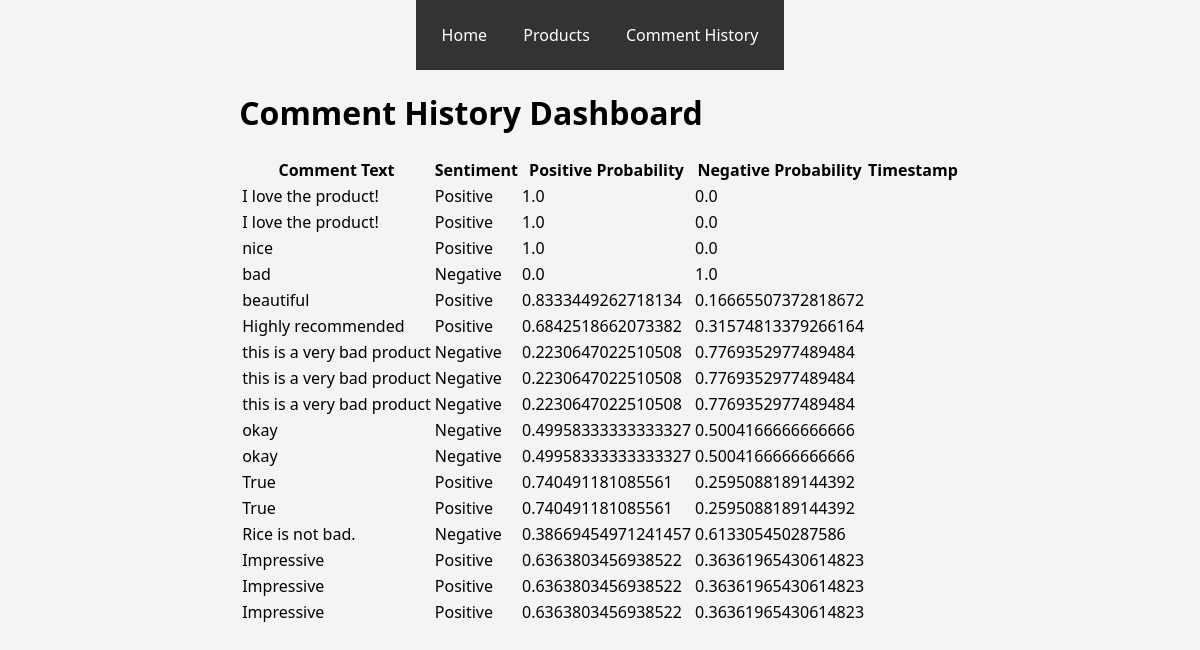
/comment_history/, run on the app's committed database.
### web_app/models.py (models this page shows, shortened)
class Comment(models.Model):
    comment_text = models.TextField()
    sentiment = models.CharField(max_length=255)
    probability_positive = models.FloatField()  # Adjust based on your model
    probability_negative = models.FloatField()  # Adjust based on your model

### web_app/views.py (the view)
# urls.py: path('comment_history/', views.comment_history, name='comment_history'),
def comment_history(request):
    comments = Comment.objects.all()
    return render(request, 'comment_history.html', {'comments': comments})

### web_app/templates/comment_history.html
{% extends 'base.html' %}
{% block content %}
<div class="card">
    <h1>Comment History Dashboard</h1>
    {% if comments %}
    <table class="comment-table">
        <thead>
            <tr>
                <th>Comment Text</th>
                <th>Sentiment</th>
                <th>Positive Probability</th>
                <th>Negative Probability</th>
                <th>Timestamp</th>
            </tr>
        </thead>
        <tbody>
            {% for comment in comments %}
            <tr>
                <td>{{ comment.comment_text }}</td>
                <td class="{% if comment.sentiment == 'Positive' %}positive{% else %}negative{% endif %}">{{ comment.sentiment }}</td>
                <td>{{ comment.probability_positive }}</td>
                <td>{{ comment.probability_negative }}</td>
                <td>{{ comment.created_at }}</td>
            </tr>
            {% endfor %}
        </tbody>
    </table>
    {% else %}
    <p>No comments available.</p>
    {% endif %}
</div>
{% endblock %}

### web_app/templates/base.html (shortened to what this page needs)
<!DOCTYPE html>
<html lang="en">
<head>
    {% load static %}
</head>
<body>
    <div class="navbar">
        <a href="/">Home</a>
        <a href="/products/">Products</a>
        <a href="/comment_history/">Comment History</a>
    </div>
    {% block content %}
    {% endblock %}
</body>
</html>

### web_app/templates/base.html (style rules this page uses)
body { font-family: 'Segoe UI', Tahoma, Geneva, Verdana, sans-serif; background-color: #f4f4f4; margin: 0; padding: 0; display: flex; flex-direction: column; align-items: center; min-height: 100vh; }
.navbar { background-color: #333; color: white; padding: 10px; text-align: center; }
.navbar a { color: white; text-decoration: none; padding: 14px 16px; display: inline-block; }

### data on the page
Comment: comment_text "I love the product!", sentiment "Positive", probability_positive "1.0", probability_negative "0.0"
Comment: comment_text "I love the product!", sentiment "Positive", probability_positive "1.0", probability_negative "0.0"
Comment: comment_text "nice", sentiment "Positive", probability_positive "1.0", probability_negative "0.0"
Comment: comment_text "bad", sentiment "Negative", probability_positive "0.0", probability_negative "1.0"
Comment: comment_text "beautiful", sentiment "Positive", probability_positive "0.8333449262718134", probability_negative "0.16665507372818672"
Comment: comment_text "Highly recommended", sentiment "Positive", probability_positive "0.6842518662073382", probability_negative "0.31574813379266164"
Comment: comment_text "this is a very bad product", sentiment "Negative", probability_positive "0.2230647022510508", probability_negative "0.7769352977489484"
Comment: comment_text "this is a very bad product", sentiment "Negative", probability_positive "0.2230647022510508", probability_negative "0.7769352977489484"
Comment: comment_text "this is a very bad product", sentiment "Negative", probability_positive "0.2230647022510508", probability_negative "0.7769352977489484"
Comment: comment_text "okay", sentiment "Negative", probability_positive "0.49958333333333327", probability_negative "0.5004166666666666"
Comment: comment_text "okay", sentiment "Negative", probability_positive "0.49958333333333327", probability_negative "0.5004166666666666"
Comment: comment_text "True", sentiment "Positive", probability_positive "0.740491181085561", probability_negative "0.2595088189144392"
Comment: comment_text "True", sentiment "Positive", probability_positive "0.740491181085561", probability_negative "0.2595088189144392"
Comment: comment_text "Rice is not bad.", sentiment "Negative", probability_positive "0.38669454971241457", probability_negative "0.613305450287586"
Comment: comment_text "Impressive", sentiment "Positive", probability_positive "0.6363803456938522", probability_negative "0.36361965430614823"
Comment: comment_text "Impressive", sentiment "Positive", probability_positive "0.6363803456938522", probability_negative "0.36361965430614823"
Comment: comment_text "Impressive", sentiment "Positive", probability_positive "0.6363803456938522", probability_negative "0.36361965430614823"
